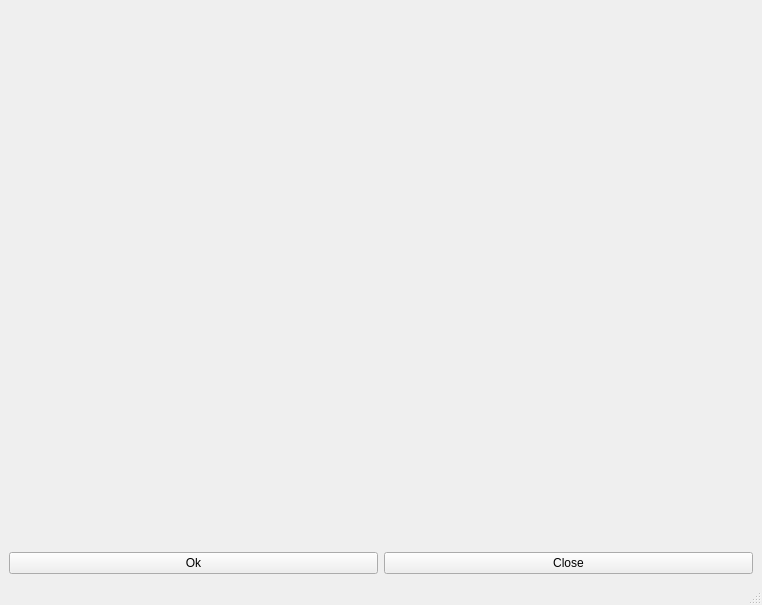
<?xml version="1.0" encoding="UTF-8"?>
<ui version="4.0">
 <class>MainWindow</class>
 <widget class="QMainWindow" name="MainWindow">
  <property name="geometry">
   <rect>
    <x>0</x>
    <y>0</y>
    <width>762</width>
    <height>605</height>
   </rect>
  </property>
  <property name="windowTitle">
   <string>Hello QT OpenGL</string>
  </property>
  <widget class="QWidget" name="centralwidget">
   <layout class="QGridLayout" name="gridLayout">
    <item row="0" column="0">
     <layout class="QVBoxLayout" name="verticalLayout_2">
      <item>
       <widget class="GLWidget" name="widgetOpenGL" native="true">
        <property name="sizePolicy">
         <sizepolicy hsizetype="Minimum" vsizetype="Minimum">
          <horstretch>240</horstretch>
          <verstretch>200</verstretch>
         </sizepolicy>
        </property>
       </widget>
      </item>
      <item>
       <spacer name="verticalSpacer">
        <property name="orientation">
         <enum>Qt::Vertical</enum>
        </property>
        <property name="sizeHint" stdset="0">
         <size>
          <width>20</width>
          <height>40</height>
         </size>
        </property>
       </spacer>
      </item>
      <item>
       <layout class="QHBoxLayout" name="horizontalLayout">
        <item>
         <widget class="QPushButton" name="pushButton">
          <property name="text">
           <string>Ok</string>
          </property>
         </widget>
        </item>
        <item>
         <widget class="QPushButton" name="pushButton_3">
          <property name="text">
           <string>Close</string>
          </property>
         </widget>
        </item>
       </layout>
      </item>
     </layout>
    </item>
   </layout>
  </widget>
  <widget class="QMenuBar" name="menubar">
   <property name="geometry">
    <rect>
     <x>0</x>
     <y>0</y>
     <width>762</width>
     <height>21</height>
    </rect>
   </property>
  </widget>
  <widget class="QStatusBar" name="statusbar"/>
 </widget>
 <customwidgets>
  <customwidget>
   <class>GLWidget</class>
   <extends>QWidget</extends>
   <header>glWidget.h</header>
   <container>1</container>
  </customwidget>
 </customwidgets>
 <resources/>
 <connections>
  <connection>
   <sender>pushButton_3</sender>
   <signal>clicked()</signal>
   <receiver>MainWindow</receiver>
   <slot>close()</slot>
   <hints>
    <hint type="sourcelabel">
     <x>597</x>
     <y>571</y>
    </hint>
    <hint type="destinationlabel">
     <x>650</x>
     <y>521</y>
    </hint>
   </hints>
  </connection>
 </connections>
</ui>
